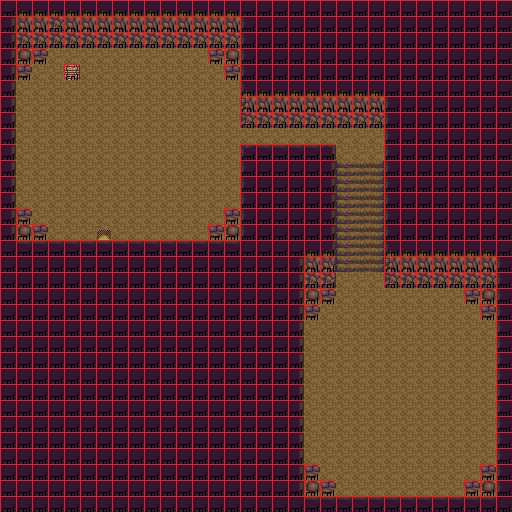

The image is a tile-based game level rendered from a .tmx file. Its description and source (layers, tilesets, objects; grid data summarised) follow:
An orthogonal 32x32 tile map with 16x16 px tiles, 3 tile layers (Tile Layer 1, Tile Layer 2, collision), 2 tilesets and 2 objects (chest, exit).

<map version="1.4" tiledversion="1.4.2" orientation="orthogonal" renderorder="right-down" width="32" height="32" tilewidth="16" tileheight="16" infinite="0" nextlayerid="5" nextobjectid="3">
 <tileset firstgid="1" source="cave.tsx" />
 <tileset firstgid="461" source="dev-tileset.tsx" />
 <layer id="1" name="Tile Layer 1" width="32" height="32">
  <data>[1024 cells, 452 non-empty, 17 distinct tile ids]</data>
 </layer>
 <layer id="2" name="Tile Layer 2" width="32" height="32">
  <data>[1024 cells, 666 non-empty, 17 distinct tile ids]</data>
 </layer>
 <objectgroup id="3" name="Object Layer 1">
  <object id="1" name="chest" x="64" y="64" width="16" height="16" />
  <object id="2" name="exit" x="96" y="224" width="16" height="16" />
 </objectgroup>
 <layer id="4" name="collision" width="32" height="32">
  <data>[1024 cells, 689 non-empty, 1 distinct tile ids]</data>
 </layer>
</map>
